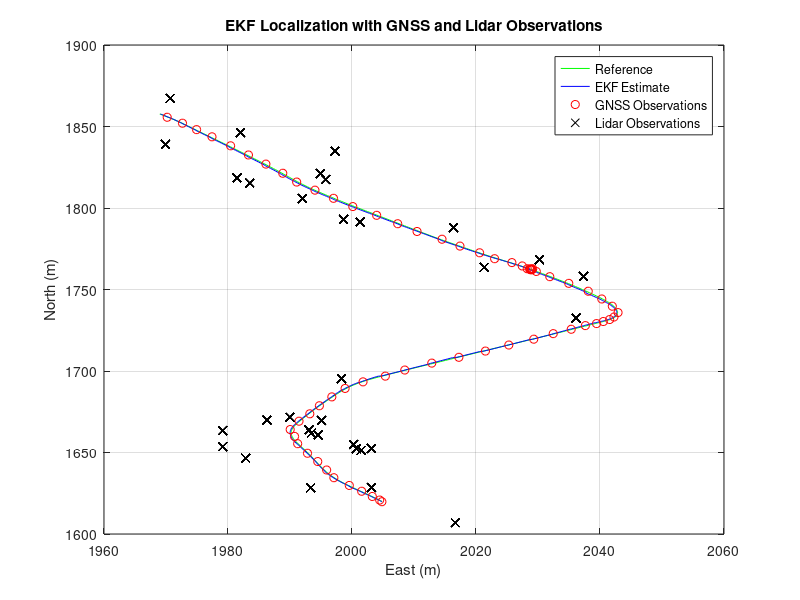

This figure's MATLAB source:
clear;
close all;

% Load data
load("data.mat");

% Initialize EKF variables
% Initial state: x, y, theta, v, omega
x = [gnss(1).x; gnss(1).y; gnss(1).heading; v(1); omega(1)];
P = diag([0.5, 0.5, 0.1, 0.1, 0.1]); % Initial covariance

% Noise matrices
Q = diag([0.01, 0.01, 0.001, 0.01, 0.001]); % Process noise
R_gnss = diag([0.2, 0.2, 0.01]); % GNSS observation noise
R_lidar = diag([0.1, 0.1]); % Lidar observation noise

% Time step
dt = mean(diff(t));

% Storage for EKF estimates
ekf_estimates = zeros(length(t), 5); % Storing all state variables
ekf_estimates(1, :) = x';
lidar_observations = [];

% EKF loop
for k = 2:length(t)
    % Prediction Step
    % State prediction
    x = [x(1) + x(4) * dt * cos(x(3));
         x(2) + x(4) * dt * sin(x(3));
         x(3) + x(5) * dt;
         v(k);
         omega(k);]

    % Jacobian of the state transition function
    F = [1, 0, -x(4) * dt * sin(x(3)), dt * cos(x(3)), 0;
         0, 1, x(4) * dt * cos(x(3)), dt * sin(x(3)), 0;
         0, 0, 1, 0, dt;
         0, 0, 0, 1, 0;
         0, 0, 0, 0, 1];

    % Covariance prediction
    P = F * P * F' + Q;

    % Correction Step with GNSS
    if ~isnan(gnss(k).x)
        z_gnss = [gnss(k).x; gnss(k).y; gnss(k).heading];
        C_gnss = zeros(3, 5);
        C_gnss(1:3, 1:3) = eye(3); % Observation Jacobian matrix for GNSS
        z_pred_gnss = C_gnss * x; % Predicted GNSS measurement
        K_gnss = P * C_gnss' / (C_gnss * P * C_gnss' + R_gnss); % Kalman gain for GNSS
        x = x + K_gnss * (z_gnss - z_pred_gnss); % State update with GNSS
        P = (eye(size(P)) - K_gnss * C_gnss) * P; % Covariance update for GNSS
    end

    % Correction Step with Lidar
    if ~isempty(obs(k).x_map)
        n_landmarks = length(obs(k).x_map);
        z_lidar = [];
        z_pred_lidar = [];
        C_lidar = zeros(2 * n_landmarks, 5);

        for i = 1:n_landmarks
            delta_x = obs(k).x_map(i) - x(1);
            delta_y = obs(k).y_map(i) - x(2);
            r = sqrt(delta_x^2 + delta_y^2);
            bearing = atan2(delta_y, delta_x) - x(3);

            % Lidar measurements in polar coordinates
            z_lidar = [z_lidar; r; bearing];

            % Predicted Lidar measurement
            r_pred = sqrt(delta_x^2 + delta_y^2);
            bearing_pred = atan2(delta_y, delta_x) - x(3);
            z_pred_lidar = [z_pred_lidar; r_pred; bearing_pred];

            % Jacobian matrix for Lidar
            row_idx = 2 * (i - 1) + 1;
            C_lidar(row_idx, 1) = -(delta_x / r);
            C_lidar(row_idx, 2) = -(delta_y / r);
            C_lidar(row_idx, 3) = 0;

            C_lidar(row_idx + 1, 1) = delta_y / (r^2);
            C_lidar(row_idx + 1, 2) = -delta_x / (r^2);
            C_lidar(row_idx + 1, 3) = -1;
        end

        % Kalman gain for Lidar
        R_lidar_full = kron(eye(n_landmarks), R_lidar);
        K_lidar = P * C_lidar' / (C_lidar * P * C_lidar' + R_lidar_full);

        % State update with Lidar
        x = x + K_lidar * (z_lidar - z_pred_lidar);

        % Covariance update for Lidar
        P = (eye(size(P)) - K_lidar * C_lidar) * P;

        % Convert range and bearing to Cartesian for visualization
        for i = 1:n_landmarks
            range = z_lidar(2 * (i - 1) + 1);
            bearing = z_lidar(2 * (i - 1) + 2);
            obs_x = x(1) + range * cos(bearing + x(3));
            obs_y = x(2) + range * sin(bearing + x(3));
            lidar_observations = [lidar_observations; [obs_x, obs_y]];
        end
    end

    % Save EKF estimate for visualization
    ekf_estimates(k, :) = x';
end

% Plot results
figure;
plot([ref.x], [ref.y], 'g-', 'DisplayName', 'Reference');
hold on;
plot(ekf_estimates(:, 1), ekf_estimates(:, 2), 'b-', 'DisplayName', 'EKF Estimate');
plot([gnss.x], [gnss.y], 'ro', 'DisplayName', 'GNSS Observations');
plot(lidar_observations(:, 1), lidar_observations(:, 2), 'kx', 'DisplayName', 'Lidar Observations');
legend;
title('EKF Localization with GNSS and Lidar Observations');
xlabel('East (m)');
ylabel('North (m)');
grid on;
